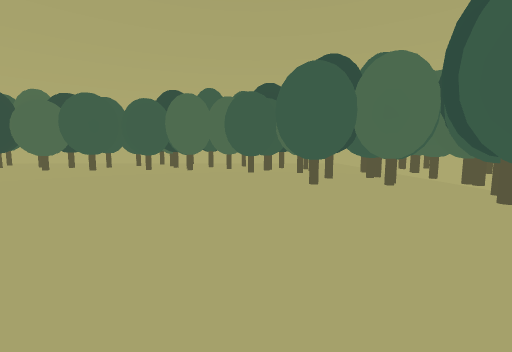
View 1 (above)

24 first-person views from a walk through a 3-D level made in the Unity game engine. The camera is 1.4 m above the floor, tilts 6° down and sees 90° across. The floor is counted in squares, 2 m on a side. Each view is taken from the middle of a square. On the plan, view 1 faces up. The plan holds only what a view shows up to about 9 squares ahead; the rest is blank. The place goes on beyond the plan.

View 2
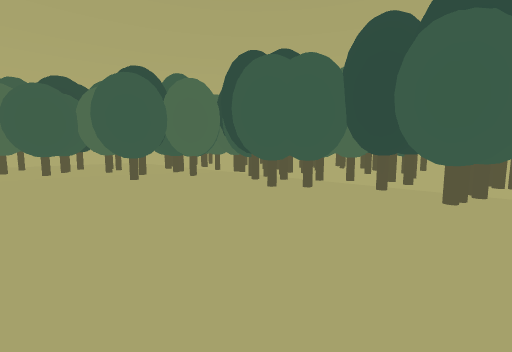

View 3
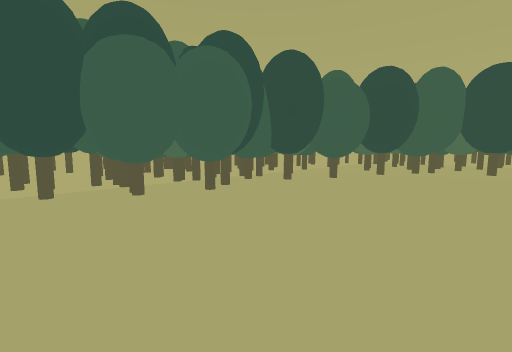

View 4
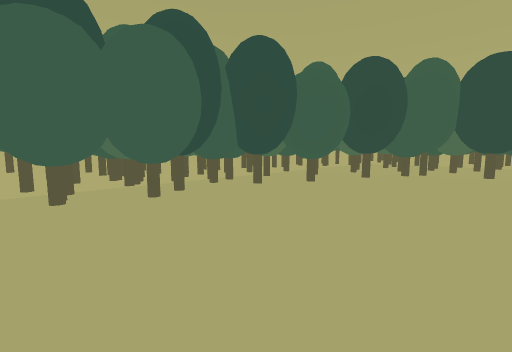

View 5
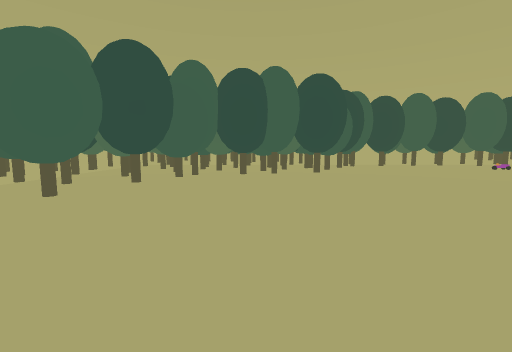

View 6
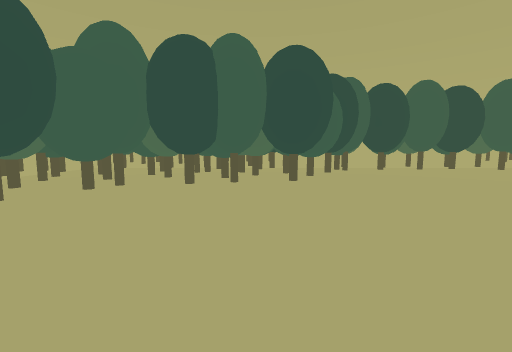

View 7
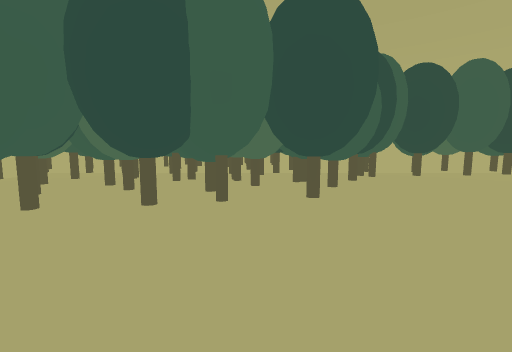

View 8
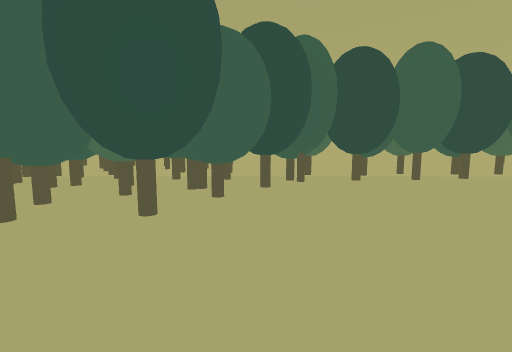

View 9
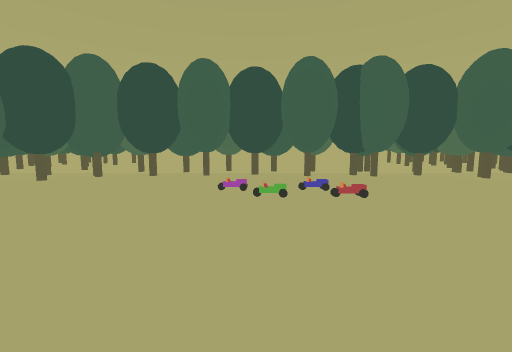

View 10
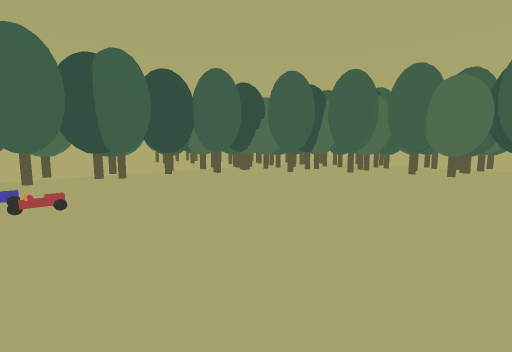

View 11
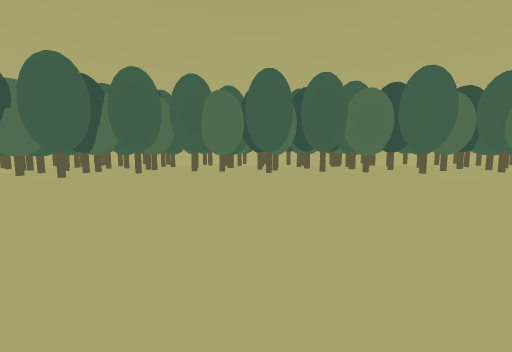

View 12
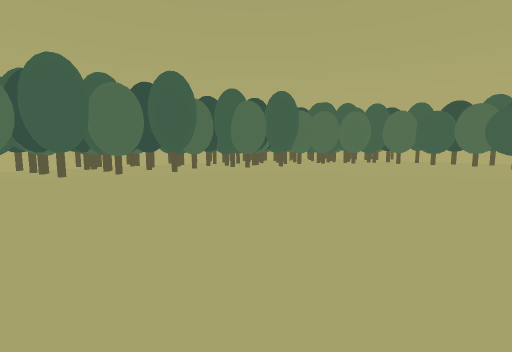

View 13
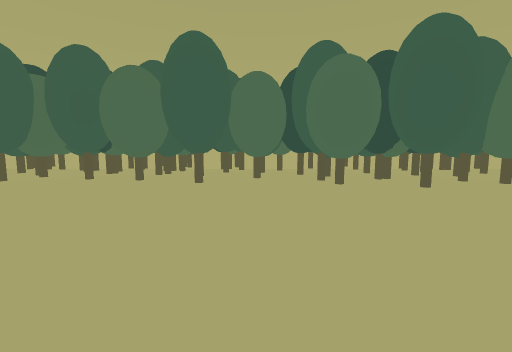

View 14
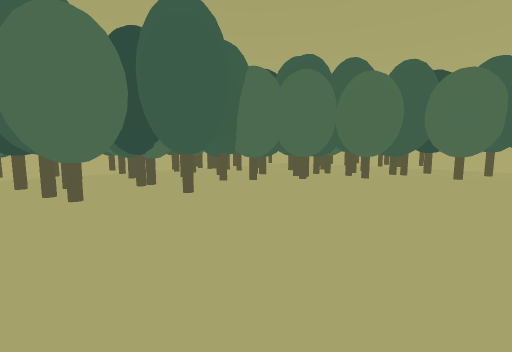

View 15
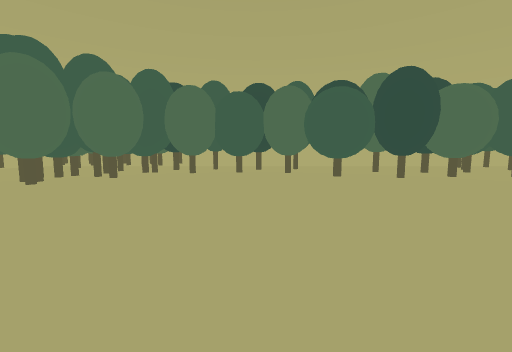

View 16
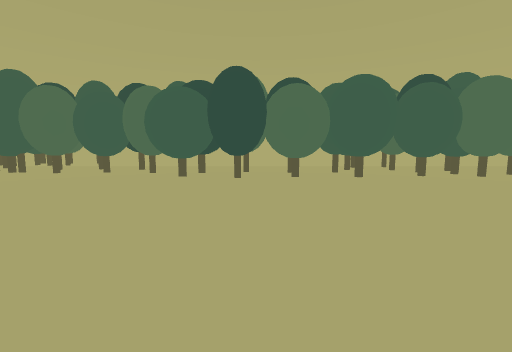

View 17
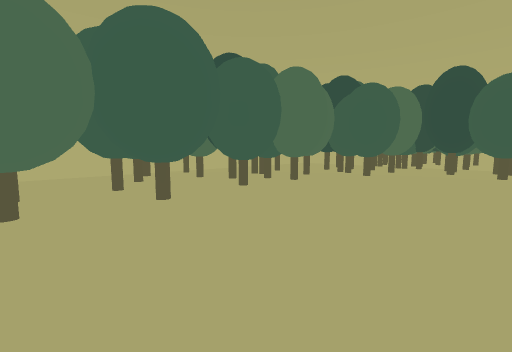

View 18
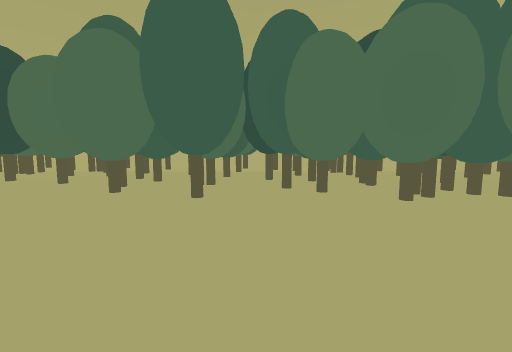

View 19
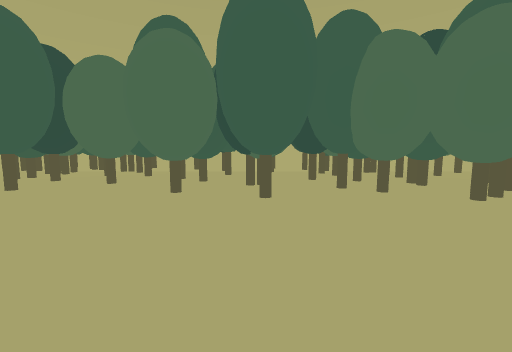

View 20
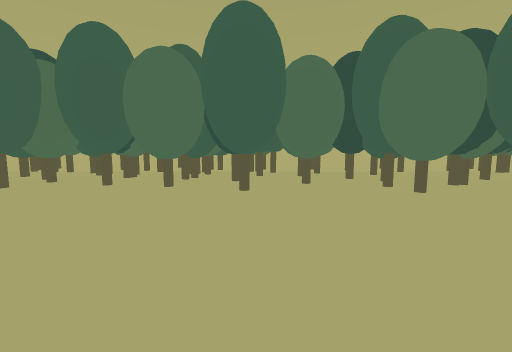

View 21
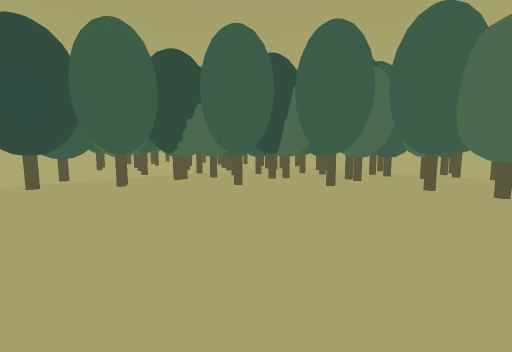

View 22
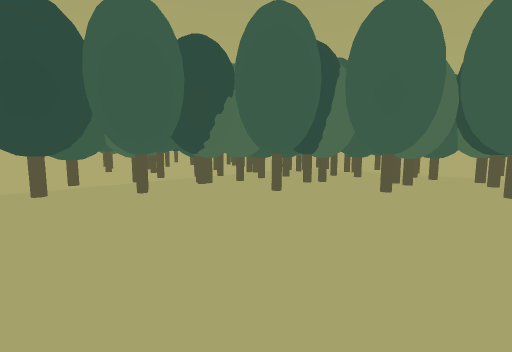

View 23
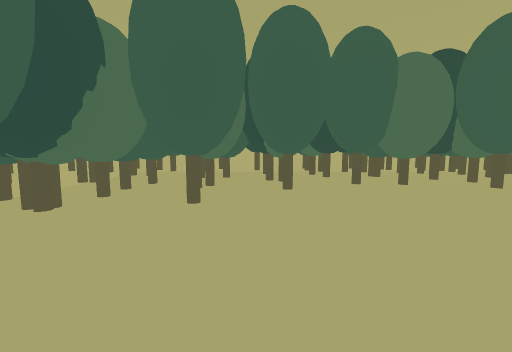

View 24
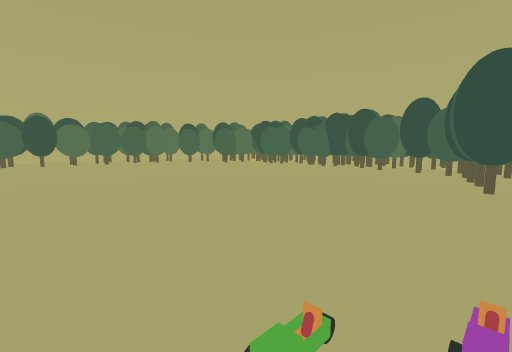

### Floor plan
Key: @ floor where view 1 was taken; # wall or solid block; . floor; / step, stairs or slope; O other object.
Columns run from 21 left of view 1 to 5 right of it. Each row starts with its distance up from view 1.
 12                  OO
 11       O OOO     ##O OO
 10 O OO OOOOOOO#OOO##OOOOO
  9 OO OOO#O..#O##O##O#OOOOO  #
  8 OOO OOO....O#OO.O....OOOO #
  7 O# OOO................##O #
  6 OOOOO..................OOO
  5 # O...................O#OO
  4 OOOOO........... .......#OO
  3 OOO#O...........  ......OO
  2 #OOO..........     .....OOO
  1 OO#O...........    .....#OO
  0 OOO#O...........    .@..O#O
 -1 #OO#.............   ....OOO
 -2 OOOO....................OOO
 -3 OOOO....................OOO
 -4 OO#O....................OOO
 -5 OOOO...................O#OO
 -6 OO#O...................OOO
 -7 OOOO..................O###
 -8  OOOO..............OO.OO#OO
 -9 OOO........//.....O#OOO#O#O
-10 O OO#O...........#OO #OOO#O
-11 O  OOOO.........#OOOOOOO OO
-12 OO#OOO##OO.OOO.OO#OOOO O#
-13 O  OOOOOOOOO#OO#O O  OOOOO
-14      #            OOO O
-15      #              O

Where each view was taken, in squares from view 1:
view 1: 0 up, 0 right, facing up
view 2: 1 down, 1 left, facing up-right
view 3: 1 up, 1 left, facing down-right
view 4: 0 up, 1 left, facing down-right
view 5: 1 down, 1 left, facing down
view 6: 3 down, 2 left, facing down
view 7: 5 down, 2 left, facing down
view 8: 6 down, 4 left, facing down
view 9: 5 down, 9 left, facing down
view 10: 5 down, 10 left, facing down-left
view 11: 5 down, 10 left, facing left
view 12: 4 down, 10 left, facing up-left
view 13: 1 up, 12 left, facing left
view 14: 2 up, 13 left, facing up-left
view 15: 2 up, 12 left, facing up
view 16: 2 up, 8 left, facing up
view 17: 5 up, 7 left, facing up-right
view 18: 5 up, 13 left, facing left
view 19: 4 up, 13 left, facing left
view 20: 0 up, 13 left, facing left
view 21: 6 down, 13 left, facing down-left
view 22: 7 down, 13 left, facing down-left
view 23: 9 down, 13 left, facing left
view 24: 9 down, 10 left, facing up-right
